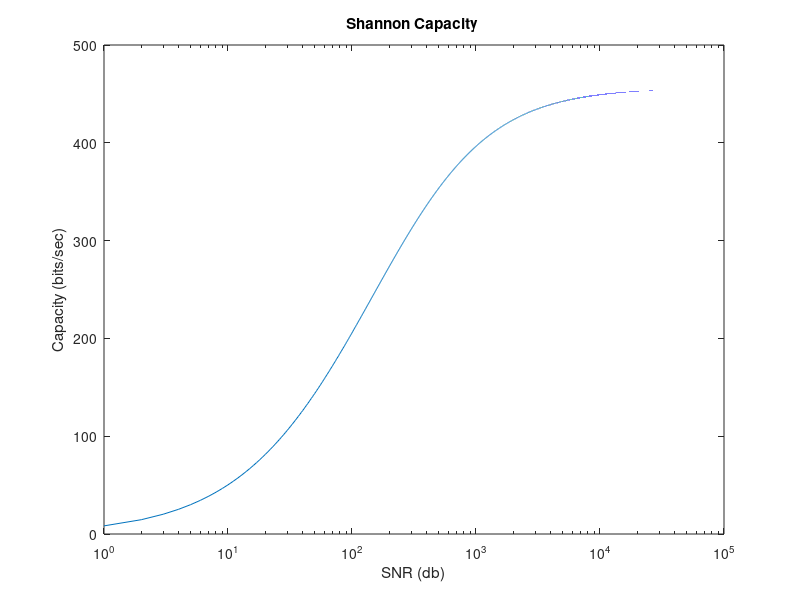

The MATLAB script that drew this image:
% Β = Bandwidth
B = 1:1:1e+5;
% trasnsform db to snr value
snr_db=25;
snr=snr_db/10;
snr=10.^snr;

% C = Channel Capacity calculation 
C=B.*log2(1+((1./B).*snr));
semilogx(B, C)
title('Shannon Capacity ')
xlabel('SNR (db)')
ylabel('Capacity (bits/sec)')

% Capacity value as Bandwidth tends to infinity 
C_lim = 1.44*snr
